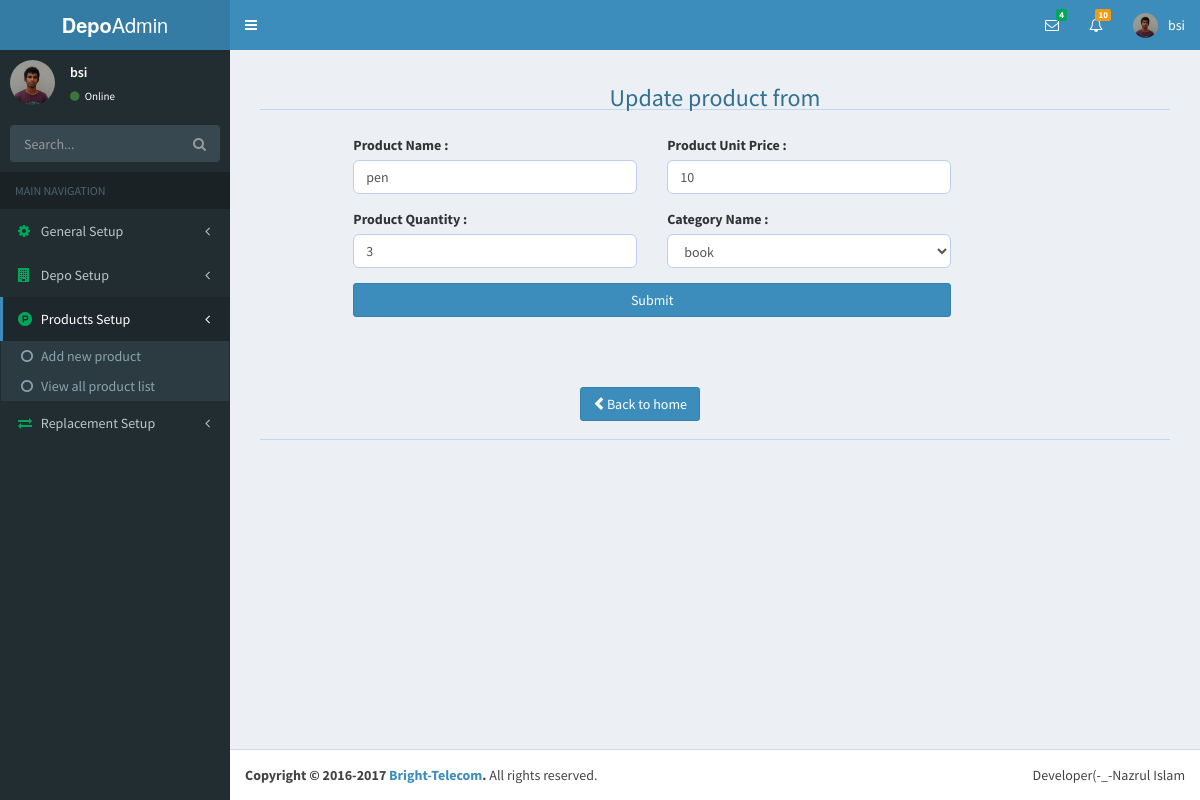
The page /index.php?page=productEdit&folder=products&proEditId=14 (signed in) on the database as committed earlier.
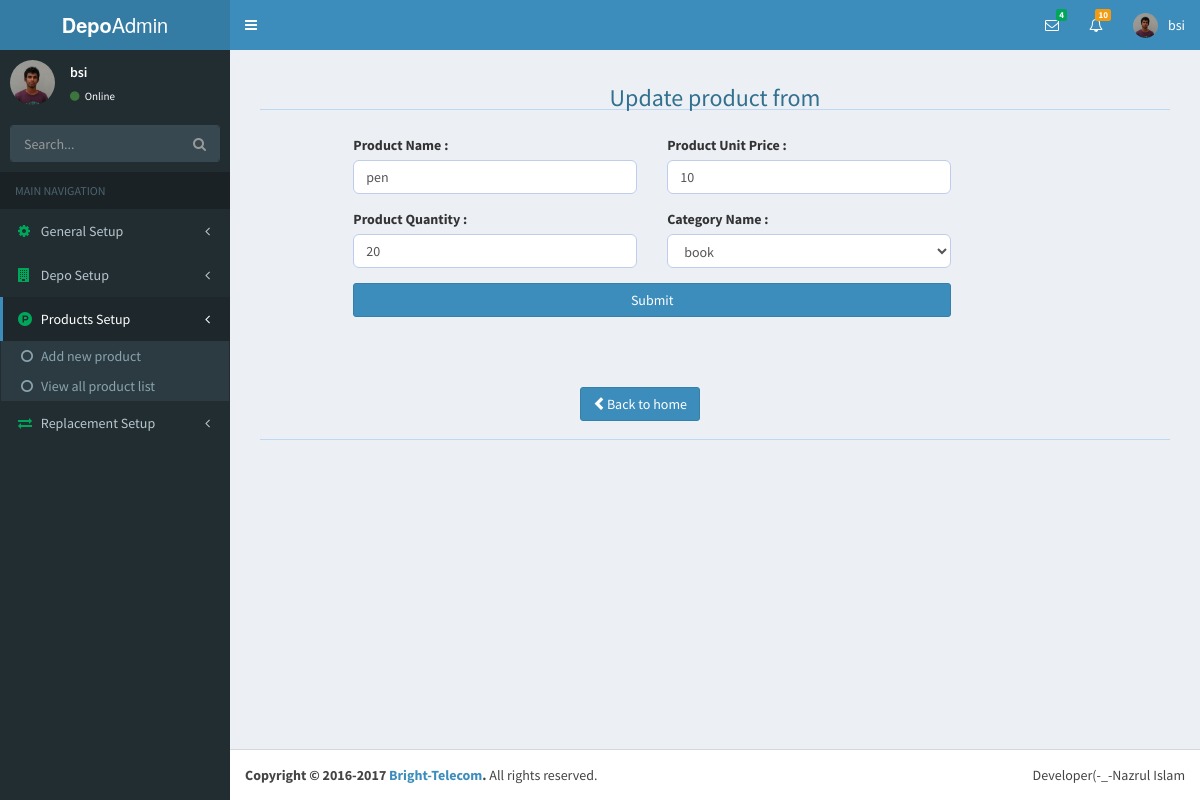
The same page on the database as committed later.
### tables this page shows
CREATE TABLE `products` (
  `id` int(11) NOT NULL,
  `user_id` int(11) NOT NULL,
  `cat_id` int(11) NOT NULL,
  `pro_name` varchar(30) NOT NULL,
  `pro_price` int(6) NOT NULL,
  `quantity` int(6) NOT NULL,
  `total_price` int(11) NOT NULL,
  `uploader` varchar(30) NOT NULL,
  `entry_date` timestamp NOT NULL DEFAULT CURRENT_TIMESTAMP
);

CREATE TABLE `category` (
  `id` int(11) NOT NULL,
  `catName` varchar(40) NOT NULL
);

### products/productEdit.php (the view, shortened to what this page needs)
<?php
	require('database.php');
	$proEditId=$_GET['proEditId'];
	$proEditSelect=$db->prepare("SELECT products.*,category.catName FROM products LEFT JOIN category ON products.cat_id=category.id WHERE products.id=?");
	$proEditSelect->bindParam(1,$proEditId);
	$proEditSelect->execute();
	$proEditRow=$proEditSelect->fetch(PDO::FETCH_ASSOC);
?>
<div class="container-fluid">
	<div class="row">
		<div class="col-sm-12" style="margin-bottom:20px;">
			<h3 class="text-center text-info">Update product from</h3>
			<hr>
		</div>
	</div>
	<div class="row">
		<form action="action/productEditAction.php" method="post">
			<div class="col-sm-10 col-sm-offset-1">
				<div class="col-sm-5">
					<div class="form-group">
						<label for="proName">Product Name :</label>
						<input type="text" id="proName" name="proName" placeholder="Enter your product name" class="form-control" value="<?php echo $proEditRow['pro_name'];?>">
					</div>
				</div>
				<div class="col-sm-5">
					<div class="form-group">
						<label for="proPrice">Product Unit Price :</label>
						<input type="number" id="proPrice" name="proPrice" placeholder="Enter your product price" class="form-control" value="<?php echo $proEditRow['pro_price'];?>">
					</div>
				</div>
				<div class="col-sm-5">
					<div class="form-group">
						<label for="proQuantity">Product Quantity :</label>
						<input type="number" id="proQuantity" name="proQuantity" placeholder="Enter your product quantity" class="form-control" value="<?php echo $proEditRow['quantity'];?>">
					</div>
				</div>
				<div class="col-sm-5">
					<div class="form-group">
						<label for="proName">Category Name :</label>
						<select name="catName" class="form-control">
							<option value="<?php echo $proEditRow['cat_id'];?>"><?php echo $proEditRow['catName'];?></option>
						</select>
					</div>
				</div>
				<div class="col-sm-10">
					<button class="btn btn-primary btn-block">Submit</button><br>
				</div>
			</div>
		</form>
	</div>
	<div class="row">
		<div class="col-sm-5 col-sm-offset-1" style="margin-top:50px;">
			<a href="index.php?page=productViewList&folder=products" class="btn btn-primary pull-right">
				<i class="glyphicon glyphicon-chevron-left"></i>Back to home
			</a>
		</div>
	</div>
	<div class="row">
		<div class="col-sm-12" style="margin-top:30px;">
			<hr>
		</div>
	</div>
</div>

Rows that differ between the two databases and show on the page:
changed products "pen": proQuantity "3" → "20"
